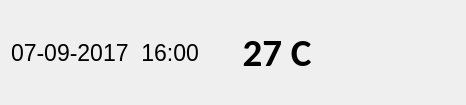
<?xml version="1.0" encoding="UTF-8"?>
<ui version="4.0">
 <class>HourForecastWidget</class>
 <widget class="QWidget" name="HourForecastWidget">
  <property name="geometry">
   <rect>
    <x>0</x>
    <y>0</y>
    <width>466</width>
    <height>98</height>
   </rect>
  </property>
  <property name="windowTitle">
   <string>Form</string>
  </property>
  <layout class="QHBoxLayout" name="horizontalLayout">
   <item>
    <widget class="QLabel" name="label_localtime">
     <property name="font">
      <font>
       <pointsize>17</pointsize>
       <bold>false</bold>
      </font>
     </property>
     <property name="text">
      <string>07-09-2017  16:00</string>
     </property>
    </widget>
   </item>
   <item>
    <spacer name="horizontalSpacer_2">
     <property name="orientation">
      <enum>Qt::Horizontal</enum>
     </property>
     <property name="sizeType">
      <enum>QSizePolicy::Maximum</enum>
     </property>
     <property name="sizeHint" stdset="0">
      <size>
       <width>25</width>
       <height>20</height>
      </size>
     </property>
    </spacer>
   </item>
   <item>
    <widget class="QLabel" name="label_temp">
     <property name="maximumSize">
      <size>
       <width>115</width>
       <height>16777215</height>
      </size>
     </property>
     <property name="font">
      <font>
       <family>Calibri</family>
       <pointsize>29</pointsize>
       <bold>true</bold>
      </font>
     </property>
     <property name="text">
      <string>27 C</string>
     </property>
     <property name="alignment">
      <set>Qt::AlignCenter</set>
     </property>
    </widget>
   </item>
   <item>
    <spacer name="horizontalSpacer">
     <property name="orientation">
      <enum>Qt::Horizontal</enum>
     </property>
     <property name="sizeType">
      <enum>QSizePolicy::Maximum</enum>
     </property>
     <property name="sizeHint" stdset="0">
      <size>
       <width>25</width>
       <height>20</height>
      </size>
     </property>
    </spacer>
   </item>
   <item>
    <widget class="QLabel" name="label_img">
     <property name="sizePolicy">
      <sizepolicy hsizetype="Preferred" vsizetype="Preferred">
       <horstretch>0</horstretch>
       <verstretch>0</verstretch>
      </sizepolicy>
     </property>
     <property name="minimumSize">
      <size>
       <width>100</width>
       <height>83</height>
      </size>
     </property>
     <property name="maximumSize">
      <size>
       <width>64</width>
       <height>64</height>
      </size>
     </property>
     <property name="styleSheet">
      <string notr="true">QLabel{
margin-bottom: 10px;
}</string>
     </property>
     <property name="text">
      <string/>
     </property>
     <property name="alignment">
      <set>Qt::AlignCenter</set>
     </property>
     <property name="margin">
      <number>0</number>
     </property>
    </widget>
   </item>
  </layout>
 </widget>
 <resources/>
 <connections/>
</ui>
